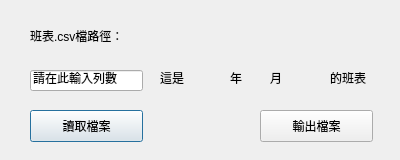
<?xml version="1.0" encoding="UTF-8"?>
<ui version="4.0">
 <class>Dialog</class>
 <widget class="QDialog" name="Dialog">
  <property name="geometry">
   <rect>
    <x>0</x>
    <y>0</y>
    <width>400</width>
    <height>160</height>
   </rect>
  </property>
  <property name="windowTitle">
   <string>Dialog</string>
  </property>
  <widget class="QLabel" name="label_input">
   <property name="geometry">
    <rect>
     <x>30</x>
     <y>20</y>
     <width>101</width>
     <height>31</height>
    </rect>
   </property>
   <property name="text">
    <string>班表.csv檔路徑：</string>
   </property>
  </widget>
  <widget class="QLabel" name="label_input_2">
   <property name="geometry">
    <rect>
     <x>150</x>
     <y>20</y>
     <width>221</width>
     <height>31</height>
    </rect>
   </property>
   <property name="text">
    <string/>
   </property>
  </widget>
  <widget class="QLabel" name="label_this_is">
   <property name="geometry">
    <rect>
     <x>160</x>
     <y>70</y>
     <width>31</width>
     <height>16</height>
    </rect>
   </property>
   <property name="text">
    <string>這是</string>
   </property>
  </widget>
  <widget class="QLabel" name="textbox_year">
   <property name="geometry">
    <rect>
     <x>190</x>
     <y>70</y>
     <width>31</width>
     <height>16</height>
    </rect>
   </property>
   <property name="text">
    <string/>
   </property>
  </widget>
  <widget class="QLabel" name="label_year">
   <property name="geometry">
    <rect>
     <x>230</x>
     <y>70</y>
     <width>16</width>
     <height>16</height>
    </rect>
   </property>
   <property name="text">
    <string>年</string>
   </property>
  </widget>
  <widget class="QLabel" name="textbox_month">
   <property name="geometry">
    <rect>
     <x>250</x>
     <y>70</y>
     <width>16</width>
     <height>16</height>
    </rect>
   </property>
   <property name="text">
    <string/>
   </property>
  </widget>
  <widget class="QLabel" name="label_month">
   <property name="geometry">
    <rect>
     <x>270</x>
     <y>70</y>
     <width>16</width>
     <height>16</height>
    </rect>
   </property>
   <property name="text">
    <string>月</string>
   </property>
  </widget>
  <widget class="QLabel" name="textbox_name">
   <property name="geometry">
    <rect>
     <x>290</x>
     <y>70</y>
     <width>31</width>
     <height>16</height>
    </rect>
   </property>
   <property name="text">
    <string/>
   </property>
  </widget>
  <widget class="QLabel" name="label_sche">
   <property name="geometry">
    <rect>
     <x>330</x>
     <y>70</y>
     <width>41</width>
     <height>16</height>
    </rect>
   </property>
   <property name="text">
    <string>的班表</string>
   </property>
  </widget>
  <widget class="QPushButton" name="pushButton">
   <property name="geometry">
    <rect>
     <x>30</x>
     <y>110</y>
     <width>113</width>
     <height>32</height>
    </rect>
   </property>
   <property name="text">
    <string>讀取檔案</string>
   </property>
  </widget>
  <widget class="QPushButton" name="pushButton_2">
   <property name="geometry">
    <rect>
     <x>260</x>
     <y>110</y>
     <width>113</width>
     <height>32</height>
    </rect>
   </property>
   <property name="text">
    <string>輸出檔案</string>
   </property>
  </widget>
  <widget class="QLineEdit" name="textbox_row">
   <property name="geometry">
    <rect>
     <x>30</x>
     <y>70</y>
     <width>113</width>
     <height>21</height>
    </rect>
   </property>
   <property name="text">
    <string>請在此輸入列數</string>
   </property>
  </widget>
 </widget>
 <resources/>
 <connections/>
</ui>
